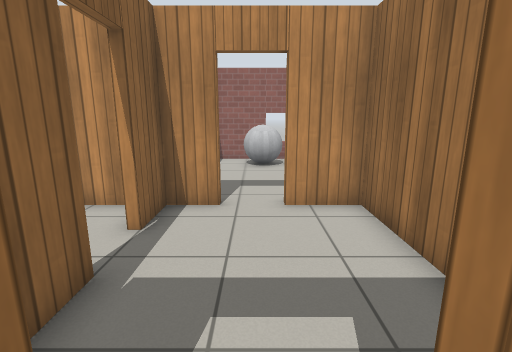
view 1 (above)

18 first-person views from a walk through a robot-simulator world made for Gazebo. The camera is 1.2 m above the floor, tilts 12° down and sees 85° across. The floor is counted in squares, 0.5 m on a side. Each view is taken from the middle of a square. On the plan, view 1 faces up. The plan holds only what a view shows up to about 18 squares ahead; the rest is blank. Simple patterns stand in for the simulator's built-in surfaces.

view 2
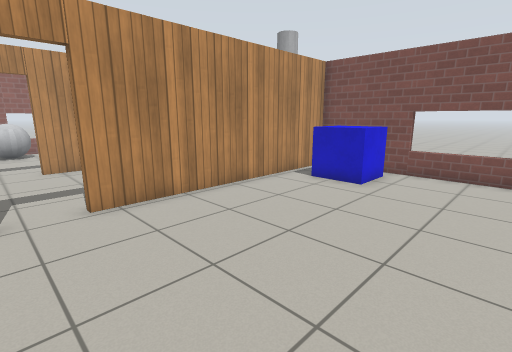

view 3
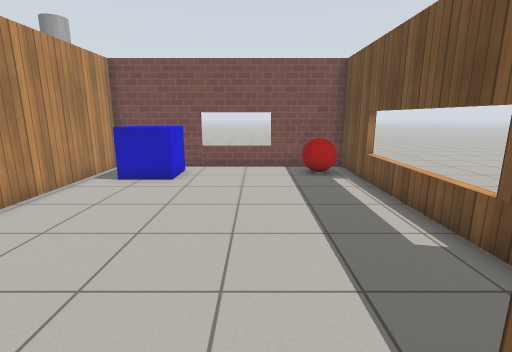

view 4
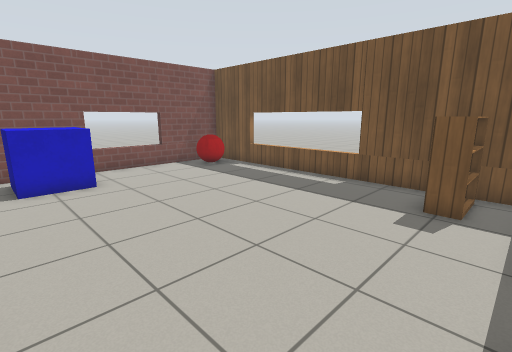

view 5
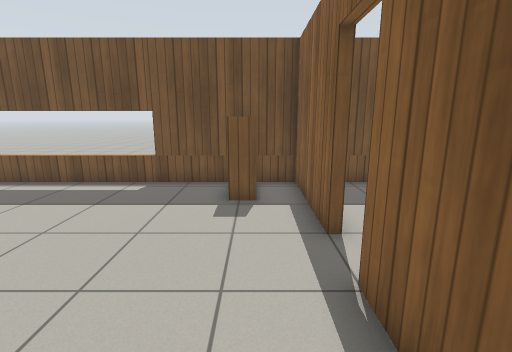

view 6
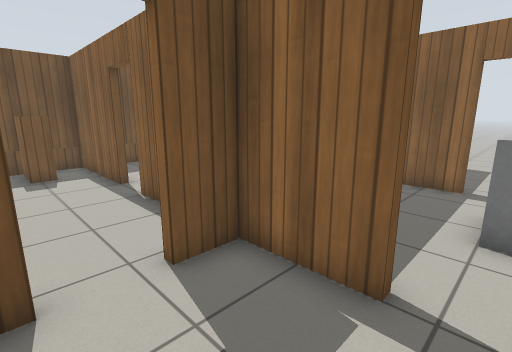

view 7
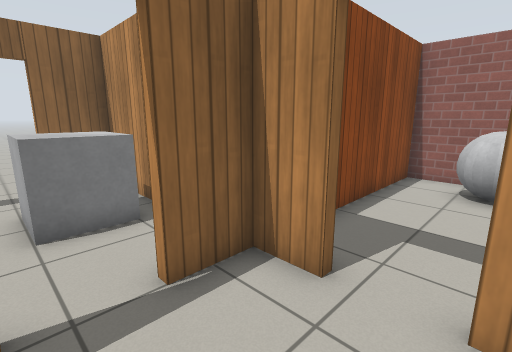

view 8
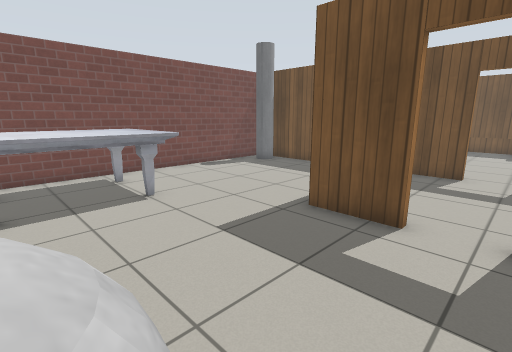

view 9
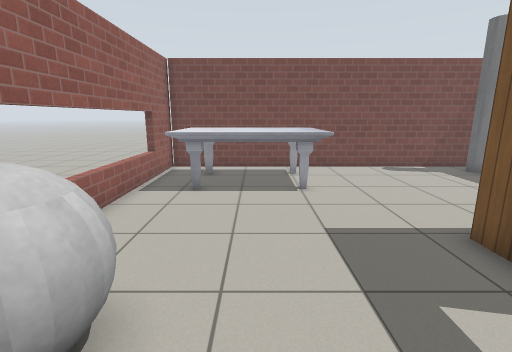

view 10
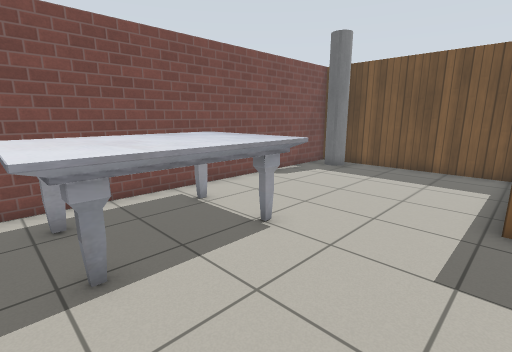

view 11
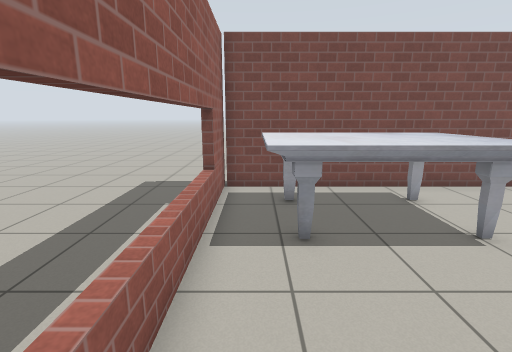

view 12
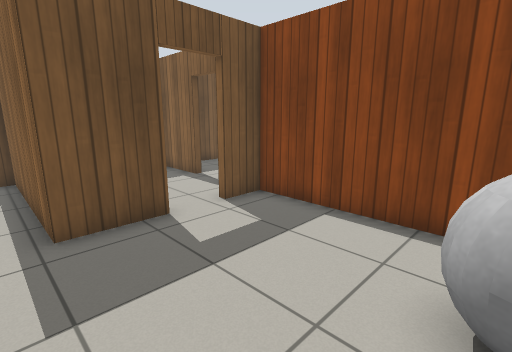

view 13
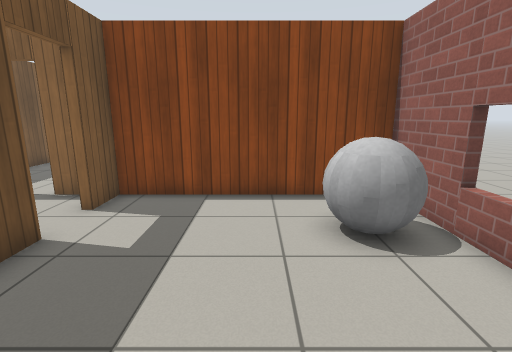

view 14
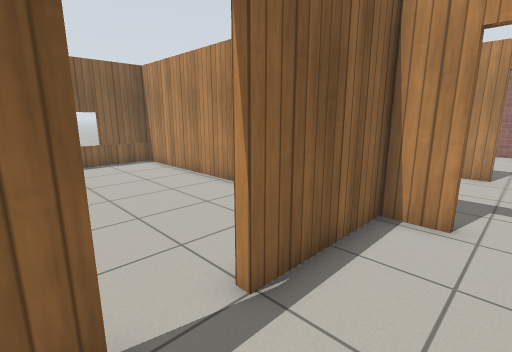

view 15
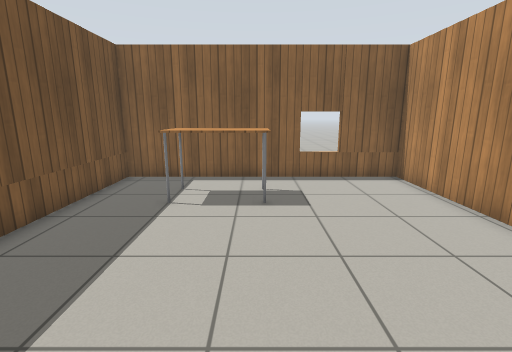

view 16
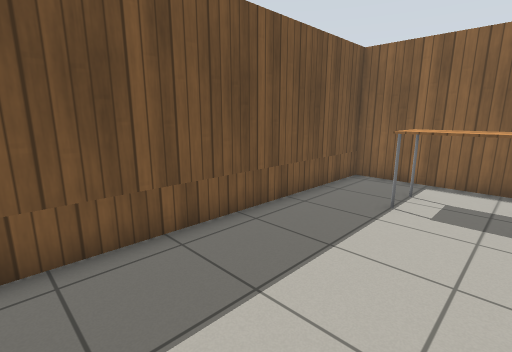

view 17
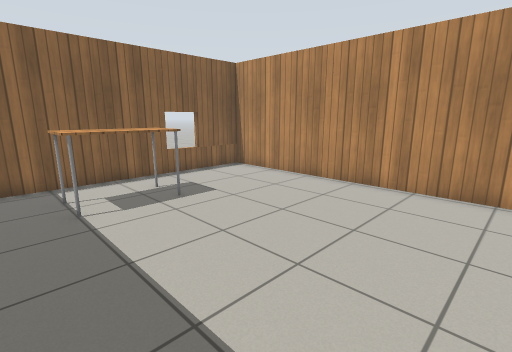

view 18
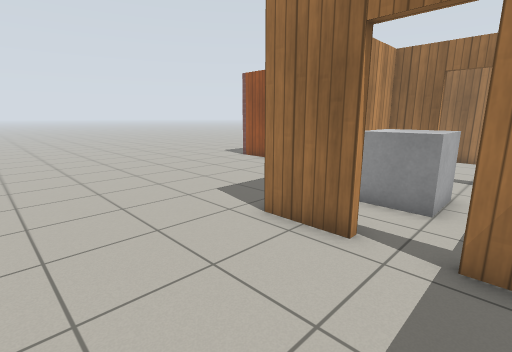

### Floor plan
Ten units are one square. View 1 is at (0, 0); x grows to the right and y downward. Boxes are objects, and circles mark ways between rooms. Rooms are numbered by the first view taken in them; rooms with no view inside come last. Other rooms are left out.
<svg viewBox="-156 -169 276 276">
<path fill="none" stroke="#000" d="M-25 54 -25 102 115 102 115 -7 7 -7M-9 -7 -25 -7M-25 -9 -25 36M-25 -39 -25 -9M29 -39 29 -74 8 -74M7 -11 26 -11M-9 -74 -25 -74 -25 -57M-25 -11 -10 -11M8 -77 32 -77 32 -11 115 -11 115 -161 -25 -161 -25 -77 -10 -77M-41 -7 -151 -7 -151 102 -39 102M-100 -53 -100 -78M-28 -145 -28 -164M-100 -29 -100 -36M-66 -74 -97 -74 -97 -53M-28 -57 -28 -74 -51 -74M-97 -36 -97 -18M-88 -11 -46 -11"/>
<rect x="-15" y="75" width="20" height="20" fill="#bbb"><title>bookshelf</title></rect>
<rect x="85" y="5" width="20" height="30" fill="#bbb"><title>blue box</title></rect>
<rect x="95" y="75" width="20" height="20" fill="#bbb"><title>red ball</title></rect>
<rect x="-5" y="-155" width="20" height="20" fill="#bbb"><title>grey ball</title></rect>
<rect x="65" y="-155" width="40" height="60" fill="#bbb"><title>marble table</title></rect>
<rect x="95" y="-25" width="10" height="10" fill="#bbb"><title>grey pole</title></rect>
<rect x="-135" y="45" width="20" height="30" fill="#bbb"><title>table</title></rect>
<rect x="-75" y="-65" width="20" height="20" fill="#bbb"><title>grey box</title></rect>
<circle cx="-5" cy="-10" r="3" fill="#2a7"/>
<circle cx="-30" cy="45" r="3" fill="#2a7"/>
<circle cx="-3" cy="-77" r="3" fill="#2a7"/>
<circle cx="-30" cy="-45" r="3" fill="#2a7"/>
<circle cx="-100" cy="-45" r="3" fill="#2a7"/>
<text x="40" y="40">1</text>
<text x="0" y="-40">2</text>
<text x="60" y="-90">3</text>
<text x="-90" y="40">4</text>
<text x="-60" y="-90">5</text>
<text x="-60" y="-40">6</text>
</svg>
Room 1 opens to room 2. Room 1 opens to room 4. Room 2 opens to room 3. Room 2 opens to room 6. Room 5 opens to room 6.

Where each view was taken, in squares from view 1:
view 1: 0 up, 0 right, facing up
view 2: 7 down, 1 left, facing up-right
view 3: 6 down, 2 left, facing right
view 4: 0 up, 2 left, facing down-right
view 5: 0 up, 1 left, facing down
view 6: 5 up, 1 right, facing down-left
view 7: 4 up, 1 right, facing up-left
view 8: 14 up, 1 left, facing down-right
view 9: 12 up, 2 left, facing right
view 10: 15 up, 3 right, facing down-right
view 11: 15 up, 2 right, facing right
view 12: 14 up, 4 right, facing down-left
view 13: 12 up, 6 right, facing left
view 14: 6 down, 0 right, facing up-left
view 15: 5 down, 4 left, facing left
view 16: 5 down, 4 left, facing down-left
view 17: 9 down, 4 left, facing up-left
view 18: 3 up, 15 left, facing up-right
